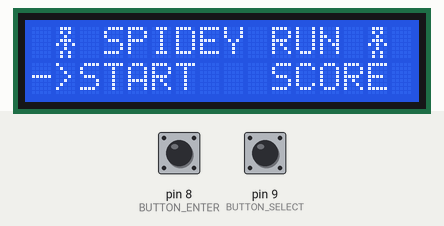
Simulated run of this sketch. Board: Arduino Uno, built with avr-gcc and run on an emulated ATmega328P. Parts: 16×2 character LCD. The inputs (shaded band) are chosen by the test bench; at power-on: pin 8 (BUTTON_ENTER) HIGH, pin 9 (BUTTON_SELECT) HIGH. Random numbers use the default seed unless the sketch sets one.

Above: at 1.2 s.
1.3 s: pin 8 (BUTTON_ENTER) pulled LOW for 0.35 s
At 1.85 s:
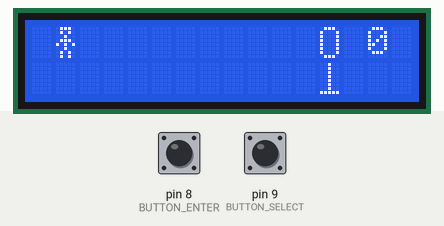
4.5 s: pin 8 (BUTTON_ENTER) pulled LOW for 3.2 s
At 4.78 s:
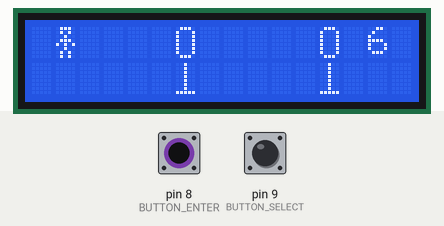
9.2 s: pin 8 (BUTTON_ENTER) pulled LOW for 1 s
At 9.86 s:
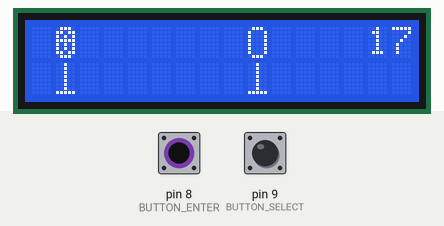
12.4 s: pin 8 (BUTTON_ENTER) pulled LOW for 0.35 s
At 12.9 s:
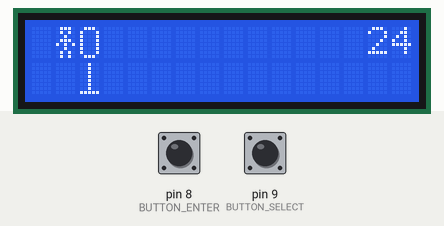
15.7 s: pin 9 (BUTTON_SELECT) pulled LOW for 1 s
At 17.2 s:
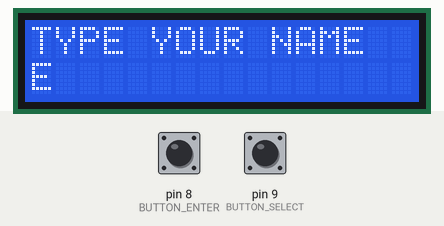
18.4 s: pin 9 (BUTTON_SELECT) pulled LOW for 0.35 s
At 20.1 s:
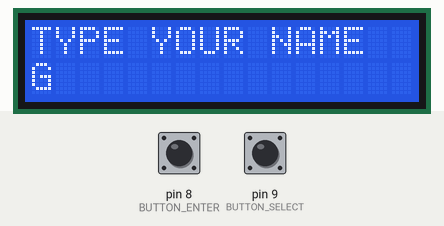
Timing chart, 0 to 21.5 s (numbered marks = the images above; inputs shaded):
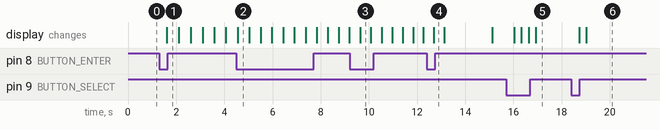

Measured:
- after the input at 1.3 s, the display: changes after 0.31 s (image 1)
- after the input at 15.7 s, the display: first changes after 0.32 s (image 5 shows a later state)
- after the input at 18.4 s, the display: first changes after 0.33 s (image 6 shows a later state)
- what the display in image 2 shows lasts 0.5 s, from 4.5 s to 5.0 s
- what the display in image 3 shows lasts 0.5 s, from 9.6 s to 10.1 s

The sketch:

spidey_run_arduino_sketch.ino
```cpp
/*
Spider Run
*/

#include <LiquidCrystal.h>

// Defines the pins that will be used for the display
LiquidCrystal lcd(12, 11, 5, 4, 3, 2);

//bitmap array for the man character
byte man [8]
{ B01110,
  B01010,
  B00100,
  B01110,
  B10101,
  B00100,
  B01010,
  B01010,
};

//character for the stick
byte stick [8]
{
  B00100,
  B00100,
  B00100,
  B00100,
  B00100,
  B00100,
  B00100,
  B11111
};

//character for the hoop
byte hoop [8]
{
  B01110,
  B10001,
  B10001,
  B10001,
  B10001,
  B10001,
  B10001,
  B01110,
};

//character for case when man is in hoop
byte hoopwithman [8]
{
  B01110,
  B11011,
  B10101,
  B11111,
  B10101,
  B10101,
  B11011,
  B01110,
};

const int BUTTON_ENTER = 8;
const int BUTTON_SELECT = 9;

const int MENU_SIZE = 2;
const int LCD_COLUMN = 16;


const int HOOP_CHAR = 0;
const int STICK_CHAR = 1;
const int MAN_CHAR = 2;
const int HOOP_WITH_MAN_CHAR = 3;

const int COLUMN_INDEX_TO_START_MOVE_HOOPS = LCD_COLUMN - 4;
const String ALPHABET[26] = { "A", "B", "C", "D", "E", "F", "G", "H", "I", "J", "K", "L", "M", "N", "O", "P", "Q", "R", "S", "T", "U", "V", "W", "X", "Y", "Z" };

boolean isPlaying = false;
boolean isShowScore = false;
boolean isManOnGround = true;

int currentIndexMenu = 0;
int score = 0;
int scoreListSize = 0;
String scoreList[20];

int buttonPressedTimes = 0;

void setup() {
  lcd.begin(16, 2);
  lcd.createChar(MAN_CHAR, man);
  lcd.createChar(STICK_CHAR, stick);
  lcd.createChar(HOOP_CHAR, hoop);
  lcd.createChar(HOOP_WITH_MAN_CHAR, hoopwithman);

  pinMode(BUTTON_ENTER, INPUT_PULLUP);
  pinMode(BUTTON_SELECT, INPUT_PULLUP);
}

void loop() {
  lcd.clear();
  handleMenu();

  delay(300);
}

void handleMenu() {

  lcd.setCursor(1, 0);
  lcd.write(MAN_CHAR);
  lcd.print(" SPIDEY RUN ");
  lcd.write(MAN_CHAR);
  lcd.setCursor(2, 1);
  lcd.print("START");
  lcd.setCursor(10, 1);
  lcd.print("SCORE");

  if(currentIndexMenu == 0) {
    lcd.setCursor(0, 1);
    lcd.print("->");
  }
  if(currentIndexMenu == 1) {
    lcd.setCursor(8, 1);
    lcd.print("->");
  }

  if (digitalRead(BUTTON_SELECT) == LOW) {
    currentIndexMenu = currentIndexMenu == 0 ? 1 : 0;
  }

  if (digitalRead(BUTTON_ENTER) == LOW) {
    currentIndexMenu == 0 ? startGame() : showScore();
  }
}

void showScore () {
  isShowScore = true;
  delay(200);

  int currentIndex = 0;
  const int lastIndex = scoreListSize - 1;

  printScore(currentIndex, lastIndex);

  while (isShowScore) {
    if (digitalRead(BUTTON_SELECT) == LOW) {
      currentIndex = currentIndex < lastIndex ? currentIndex + 1 : 0;
      printScore(currentIndex, lastIndex);
    }

    if (digitalRead(BUTTON_ENTER) == LOW) {
      isShowScore = false;
    }

    delay(200);
  }
}

void printScore(int index, int lastIndex) {
  lcd.clear();

  if (lastIndex == -1) {
    lcd.print("NO SCORE");
  }
  else {
    lcd.print(scoreList[index]);

    if (index < lastIndex) {
      lcd.setCursor(0, 1);
      lcd.print(scoreList[index + 1]);
    }
  }
}

void startGame () {
  isPlaying = true;
  buttonPressedTimes = 0;
  while (isPlaying) {
    handleGame();
  }
}

void handleGame() {
  lcd.clear();

  // Generate two random distances for the space between the hoops
  int secondPosition = random(4, 9);
  int thirdPosition = random(4, 9);
  int firstHoopPosition = COLUMN_INDEX_TO_START_MOVE_HOOPS;

  const int columnIndexToStopMoveHoops = -(secondPosition + thirdPosition);

  // this loop is to make the hoops move, this loop waiting until
  // all the hoops moved
  for (; firstHoopPosition >= columnIndexToStopMoveHoops; firstHoopPosition--) {

    lcd.setCursor(14, 0);
    lcd.print(score);

    defineManPosition();

    int secondHoopPosition = firstHoopPosition + secondPosition;
    int thirdHoopPosition = secondHoopPosition + thirdPosition;

    showHoop(firstHoopPosition);
    if(secondHoopPosition<=COLUMN_INDEX_TO_START_MOVE_HOOPS){
      showHoop(secondHoopPosition);
    }
     if(thirdHoopPosition<=COLUMN_INDEX_TO_START_MOVE_HOOPS){
      showHoop(thirdHoopPosition);
    }

    if (firstHoopPosition == 0 || secondHoopPosition == 0 || thirdHoopPosition == 0){
        defineManPosition ();
    }

    if (isManOnGround) {
      if (firstHoopPosition == 1 || secondHoopPosition == 1 || thirdHoopPosition == 1) {
        handleGameOver();
        //delay(5000);
        break;
      }
      buttonPressedTimes = 0;

    } else {

      if (firstHoopPosition == 1 || secondHoopPosition ==1 || thirdHoopPosition == 1) {
        showHoopWithMan(1);
      }

      buttonPressedTimes++;
    }

    score++;
    delay(int(400*pow(1.009, -1*score)+100));
    handlePauseEvent();
  }
}

void handleGameOver () {
  lcd.clear();
  lcd.print("GAME OVER");

  lcd.setCursor(0, 1);
  lcd.print("SCORE: ");
  lcd.print(score);

  delay(2000);
  saveScore();
}

void handlePauseEvent() {

  if (digitalRead(BUTTON_SELECT) == LOW) {
      while(1) {
        delay(1000);
        if (digitalRead(BUTTON_SELECT) == LOW) {
          break;
        }
      }
    }
}

void saveScore () {
  lcd.clear();

  String player_name = "";
  int nameSize = 0;
  int alphabetCurrentIndex = 0;

  lcd.print("TYPE YOUR NAME");

  while (nameSize != 3) {
    lcd.setCursor(nameSize, 1);
    lcd.print(ALPHABET[alphabetCurrentIndex]);

    if (digitalRead(BUTTON_SELECT) == LOW) {
      alphabetCurrentIndex = alphabetCurrentIndex != 25 ? alphabetCurrentIndex + 1 : 0;
    }

    if (digitalRead(BUTTON_ENTER) == LOW) {
      player_name += ALPHABET[alphabetCurrentIndex];

      nameSize++;
      alphabetCurrentIndex = 0;
    }

    delay(300);
  }

  scoreList[scoreListSize] =  player_name + " " + score;
  scoreListSize++;

  isPlaying = false;
  score = 0;
}

void showHoop (int position) {

  lcd.setCursor(position, 1);
  lcd.write(STICK_CHAR);

  // clean the previous position
  lcd.setCursor(position + 1, 1);
  lcd.print(" ");

  lcd.setCursor(position, 0);
  lcd.write(HOOP_CHAR);

  // clean the previous position
  lcd.setCursor(position + 1, 0);
  lcd.print(" ");
}

void showHoopWithMan (int position) {

  lcd.setCursor(position, 1);
  lcd.write(STICK_CHAR);

  // clean the previous position
  lcd.setCursor(position + 1, 1);
  lcd.print(" ");

  lcd.setCursor(position, 0);
  lcd.write(HOOP_WITH_MAN_CHAR);

  // clean the previous position
  lcd.setCursor(position + 1, 0);
  lcd.print(" ");
}

void defineManPosition () {
  int buttonState = digitalRead(BUTTON_ENTER);
  if (buttonPressedTimes!=0 && buttonPressedTimes%3==0) buttonState = 1;
  buttonState == HIGH ? putManOnGround() : putManOnAir();
}

void putManOnGround () {
  lcd.setCursor(1, 1);
  lcd.write(MAN_CHAR);
  lcd.setCursor(1, 0);
  lcd.print(" ");

  isManOnGround = true;
}

void putManOnAir () {
  lcd.setCursor(1, 0);
  lcd.write(MAN_CHAR);
  lcd.setCursor(1, 1);
  lcd.print(" ");

  isManOnGround = false;
}
```
